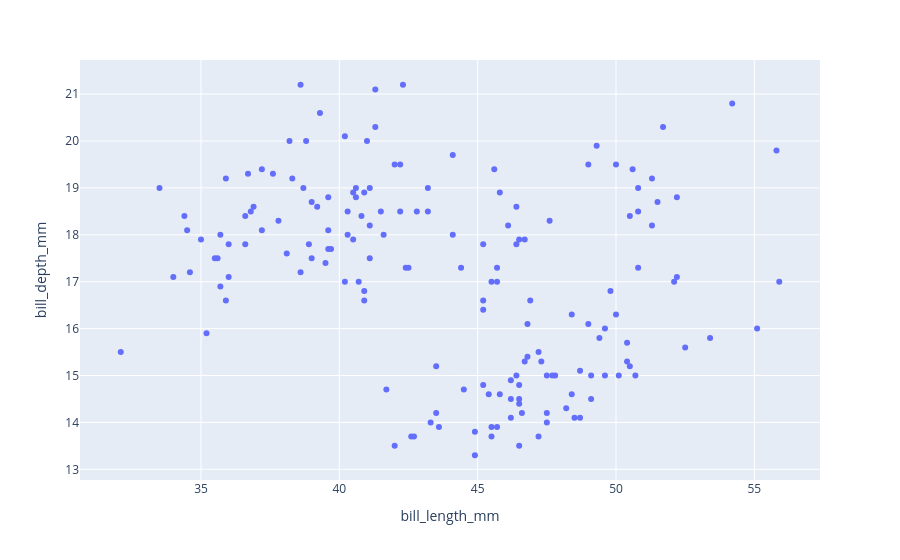

The code cell stored with this chart in its notebook:
### Markdown cell above
We can analyze the relationship between **bill length** and **bill depth**.

### Code cell
fig = px.scatter(df, x="bill_length_mm", y="bill_depth_mm")
fig.show()

### Figure 1 — Plotly figure (JSON) as saved in the notebook; plotly's stock layout.template omitted (floating-point values rounded to 4 significant figures; data arrays with more than 128 entries replaced by an {"elided": "..."} marker saying what was removed)
{"data": [{"hovertemplate": "bill_length_mm=%{x}<br>bill_depth_mm=%{y}<extra></extra>", "legendgroup": "", "marker": {"color": "#636efa", "symbol": "circle"}, "mode": "markers", "name": "", "orientation": "v", "showlegend": false, "type": "scatter", "x": {"elided": "167 float values"}, "xaxis": "x", "y": {"elided": "167 float values"}, "yaxis": "y"}], "layout": {"legend": {"tracegroupgap": 0}, "margin": {"t": 60}, "xaxis": {"anchor": "y", "domain": [0, 1], "title": {"text": "bill_length_mm"}}, "yaxis": {"anchor": "x", "domain": [0, 1], "title": {"text": "bill_depth_mm"}}}}
